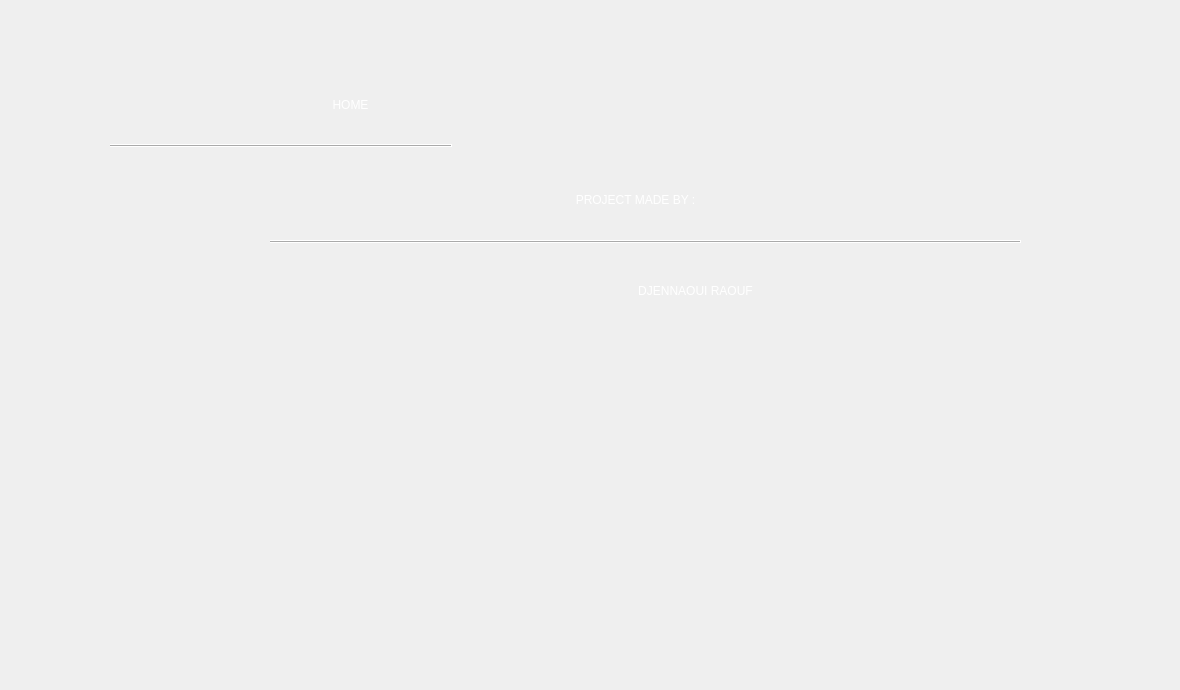
                  <widget class="QWidget" name="home">
                   <widget class="QFrame" name="frame_2">
                    <property name="geometry">
                     <rect>
                      <x>0</x>
                      <y>-30</y>
                      <width>1171</width>
                      <height>681</height>
                     </rect>
                    </property>
                    <property name="styleSheet">
                     <string notr="true">background: transparent;</string>
                    </property>
                    <property name="frameShape">
                     <enum>QFrame::StyledPanel</enum>
                    </property>
                    <property name="frameShadow">
                     <enum>QFrame::Raised</enum>
                    </property>
                    <widget class="QLabel" name="img_Logo">
                     <property name="geometry">
                      <rect>
                       <x>100</x>
                       <y>30</y>
                       <width>171</width>
                       <height>151</height>
                      </rect>
                     </property>
                     <property name="layoutDirection">
                      <enum>Qt::LeftToRight</enum>
                     </property>
                     <property name="styleSheet">
                      <string notr="true">image: url(:/ROOT/img/home_page.png);
background-color: rgba(255, 255, 255, 0);
 border-width:5px;</string>
                     </property>
                     <property name="text">
                      <string/>
                     </property>
                     <property name="alignment">
                      <set>Qt::AlignCenter</set>
                     </property>
                    </widget>
                    <widget class="QLabel" name="label">
                     <property name="geometry">
                      <rect>
                       <x>250</x>
                       <y>104</y>
                       <width>201</width>
                       <height>61</height>
                      </rect>
                     </property>
                     <property name="styleSheet">
                      <string notr="true">background-color: rgba(0, 0, 0, 0);
color: white;
font: 50 50pt &quot;Segoe UI Light&quot; bold;</string>
                     </property>
                     <property name="text">
                      <string>HOME</string>
                     </property>
                     <property name="scaledContents">
                      <bool>false</bool>
                     </property>
                     <property name="alignment">
                      <set>Qt::AlignCenter</set>
                     </property>
                    </widget>
                    <widget class="Line" name="line_2">
                     <property name="geometry">
                      <rect>
                       <x>110</x>
                       <y>174</y>
                       <width>342</width>
                       <height>3</height>
                      </rect>
                     </property>
                     <property name="layoutDirection">
                      <enum>Qt::LeftToRight</enum>
                     </property>
                     <property name="styleSheet">
                      <string notr="true">background-color: rgb(255, 255, 255);</string>
                     </property>
                     <property name="frameShadow">
                      <enum>QFrame::Raised</enum>
                     </property>
                     <property name="orientation">
                      <enum>Qt::Horizontal</enum>
                     </property>
                    </widget>
                    <widget class="QLabel" name="label_3">
                     <property name="geometry">
                      <rect>
                       <x>240</x>
                       <y>200</y>
                       <width>791</width>
                       <height>60</height>
                      </rect>
                     </property>
                     <property name="styleSheet">
                      <string notr="true">background-color: rgba(0, 0, 0, 0);
color: white;
font: 50 50pt &quot;Segoe UI Light&quot; bold;</string>
                     </property>
                     <property name="text">
                      <string>PROJECT MADE BY :</string>
                     </property>
                     <property name="scaledContents">
                      <bool>false</bool>
                     </property>
                     <property name="alignment">
                      <set>Qt::AlignCenter</set>
                     </property>
                    </widget>
                    <widget class="QLabel" name="label_4">
                     <property name="geometry">
                      <rect>
                       <x>300</x>
                       <y>290</y>
                       <width>791</width>
                       <height>61</height>
                      </rect>
                     </property>
                     <property name="styleSheet">
                      <string notr="true">background-color: rgba(0, 0, 0, 0);
color: white;
font: 50 50pt &quot;Segoe UI Light&quot; bold;</string>
                     </property>
                     <property name="text">
                      <string>DJENNAOUI RAOUF</string>
                     </property>
                     <property name="scaledContents">
                      <bool>false</bool>
                     </property>
                     <property name="alignment">
                      <set>Qt::AlignCenter</set>
                     </property>
                    </widget>
                    <widget class="Line" name="line_3">
                     <property name="geometry">
                      <rect>
                       <x>270</x>
                       <y>270</y>
                       <width>751</width>
                       <height>3</height>
                      </rect>
                     </property>
                     <property name="layoutDirection">
                      <enum>Qt::LeftToRight</enum>
                     </property>
                     <property name="styleSheet">
                      <string notr="true">background-color: rgb(255, 255, 255);</string>
                     </property>
                     <property name="frameShadow">
                      <enum>QFrame::Raised</enum>
                     </property>
                     <property name="orientation">
                      <enum>Qt::Horizontal</enum>
                     </property>
                    </widget>
                    <widget class="QWidget" name="widget" native="true">
                     <property name="geometry">
                      <rect>
                       <x>0</x>
                       <y>340</y>
                       <width>251</width>
                       <height>291</height>
                      </rect>
                     </property>
                     <property name="styleSheet">
                      <string notr="true">image: url(:/ROOT/img/pngwing_1.png);
image -repeat:none;</string>
                     </property>
                    </widget>
                    <zorder>widget</zorder>
                    <zorder>img_Logo</zorder>
                    <zorder>label</zorder>
                    <zorder>line_2</zorder>
                    <zorder>label_3</zorder>
                    <zorder>label_4</zorder>
                    <zorder>line_3</zorder>
                   </widget>
                  </widget>
